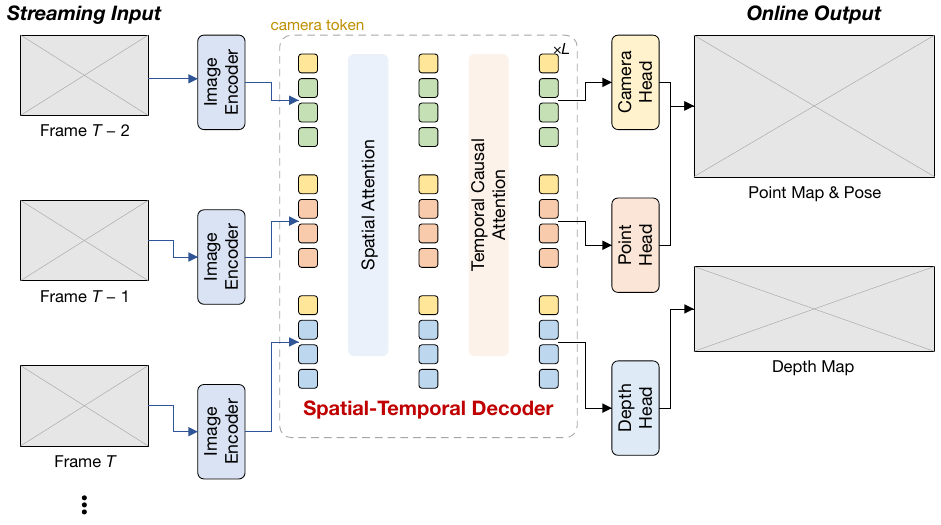
#> input picture assets/gallery/attention-tokens.png, 941 x 525 px
$ python -i imgcolor.py   (imports and definitions only)
#> lines starting #> are read from the running program, lines starting #| are printed output that depends on the picture
"""How much of a picture is painted in a given colour.

A class legend (car, bus, vegetation ...) explains colours that occur only
inside embedded renders, never on a vector shape, so "no shape uses this
fill" does not make such an entry an orphan.  The auditors look into the
pictures before they say so.

Occupancy, segmentation and point-cloud renders are shaded, so a pixel counts
for a legend colour when it is that colour times a brightness factor between
0.45 and 1.2 (Lambert shading, height tints), within a tolerance of 20 levels.
Calibrated on the qualitative figure of a CVPR submission (24 renders,
nuScenes-lidarseg palette): every one of the ten legend classes covers at
least 0.2 % of some render, while colours absent from the palette stay at or
below 0.006 %.  Grey and pale colours match backgrounds and anti-aliasing
everywhere, so only saturated legend colours are looked for.

Decoding needs Pillow or PyMuPDF.  Without either ``available()`` is False
and callers report that instead of guessing.
"""

import io

SHADE = (0.45, 1.2)
TOL = 20.0
MIN_SAT = 0.3
USED = 0.001          # 0.1 % of one picture's pixels
MAX_SIDE = 400


def _pil():
    try:
        from PIL import Image
        return Image
    except Exception:
        return None


# [6 lines left out: function _fitz, not called in this run]


def available():
    return _pil() is not None or _fitz() is not None


# [9 lines left out: function rgb, not called in this run]


def saturated(c):
    hi, lo = max(c), min(c)
    return hi > 0 and (hi - lo) / float(hi) >= MIN_SAT


def histogram(src):
    """``(pixels, [(count, (r, g, b)), ...])`` of a picture given as bytes or a
    path, subsampled (nearest neighbour, so no new colours) to MAX_SIDE.
    Transparent pixels count as white.  None if it cannot be decoded."""
    Image = _pil()
    if Image is not None:
        try:
            im = Image.open(io.BytesIO(src) if isinstance(src, bytes) else src)
#> im is the input picture: PIL image 941x525 RGB; mean R, G, B 240.2, 239.3, 238.6
            im.load()
            if im.mode in ("RGBA", "LA", "P", "PA"):
                im = im.convert("RGBA")
                bg = Image.new("RGBA", im.size, (255, 255, 255, 255))
                im = Image.alpha_composite(bg, im)
            im = im.convert("RGB")
            k = max(1, -(-max(im.size) // MAX_SIDE))
#> k = 3
            if k > 1:
                im = im.resize((max(1, im.width // k), max(1, im.height // k)), Image.NEAREST)
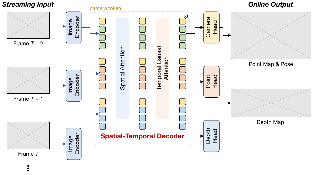
#> im: PIL image 313x175 RGB; mean R, G, B 240.5, 239.7, 238.9
            n = im.width * im.height
#> n = 54775
            return n, im.getcolors(n)
        except Exception:
            pass
    fitz = _fitz()
    if fitz is not None:
        try:
            pix = fitz.Pixmap(src)
            if pix.alpha:
                pix = fitz.Pixmap(pix, 0)
            if pix.colorspace is None or pix.colorspace.n != 3:
                pix = fitz.Pixmap(fitz.csRGB, pix)
            while max(pix.width, pix.height) > MAX_SIDE * 2:
                pix.shrink(1)
            cc = pix.color_count(colors=True)
            return pix.width * pix.height, [(n, tuple(c[:3])) for c, n in cc.items()]
        except Exception:
            pass
    return None


# [11 lines left out: function share, not called in this run]


def best_share(hists, c):
    return max((share(h, c) for h in hists if h), default=0.0)


class Pictures(object):
    """Colour histograms of a figure's pictures, decoded on first use.
    ``sources`` are paths or bytes; a subclass may override ``read``."""

    def __init__(self, sources=()):
        self.sources = list(sources)
        self._hists = None

    def __bool__(self):
        return bool(self.sources)

    __nonzero__ = __bool__

    def read(self, src):
        return src

    # [21 lines left out: functions hists, lookup, not called in this run]

>>> result = histogram('../../assets/gallery/attention-tokens.png')

$ run again, on assets/gallery/blindspot-teaser.png
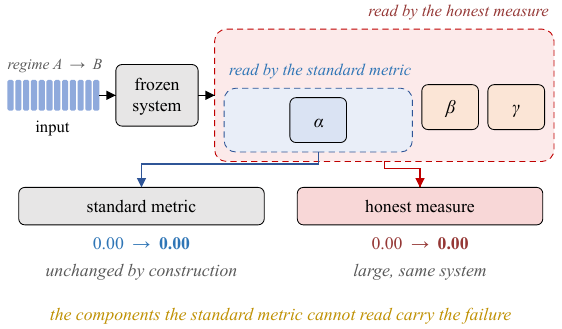
#> input picture assets/gallery/blindspot-teaser.png, 562 x 329 px
#> in histogram, im is the input picture: PIL image 562x329 RGB; mean R, G, B 241.4, 236.4, 236.9
#> in histogram, `im = im.resize((max(1, im.width // k), max(1, im.height // k)), Image...`:
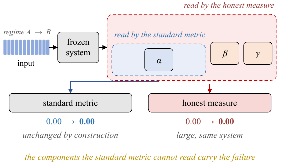
#> im: PIL image 281x164 RGB; mean R, G, B 241.3, 236, 236.5

$ run again, on assets/gallery/dual-branch.png
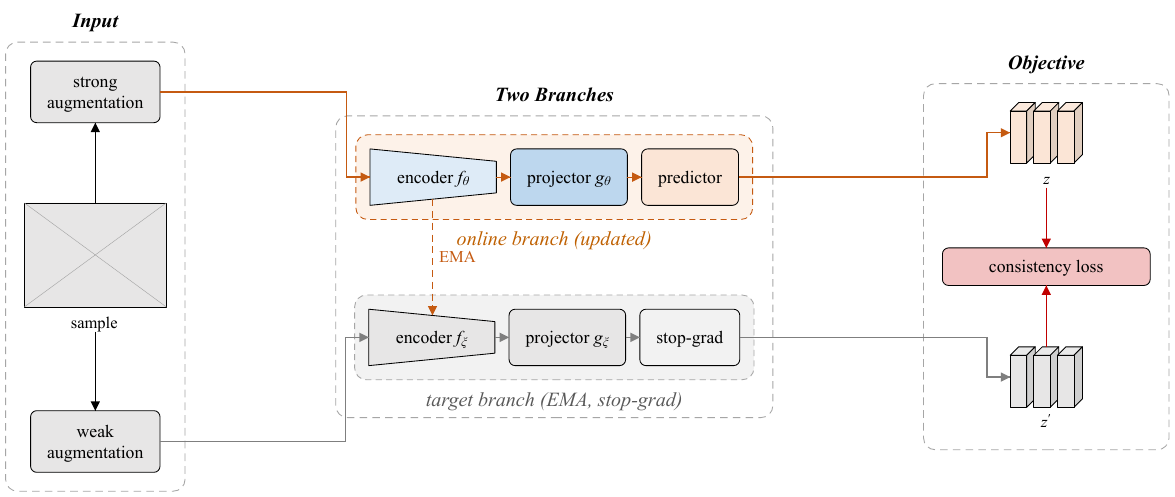
#> input picture assets/gallery/dual-branch.png, 1175 x 497 px
#> in histogram, im is the input picture: PIL image 1175x497 RGB; mean R, G, B 246.4, 245, 244.5
#> in histogram, `im = im.resize((max(1, im.width // k), max(1, im.height // k)), Image...`:
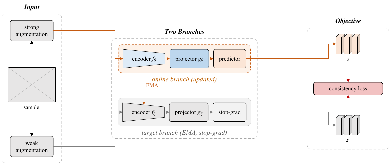
#> im: PIL image 391x165 RGB; mean R, G, B 246.5, 245, 244.5

$ run again, on assets/gallery/factorial-2x2.png
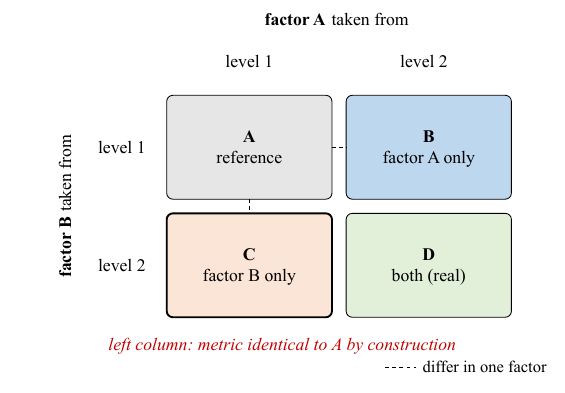
#> input picture assets/gallery/factorial-2x2.png, 565 x 393 px
#> in histogram, im is the input picture: PIL image 565x393 RGB; mean R, G, B 239.3, 239.9, 238.8
#> in histogram, `im = im.resize((max(1, im.width // k), max(1, im.height // k)), Image...`:
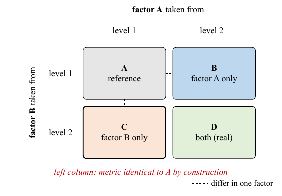
#> im: PIL image 282x196 RGB; mean R, G, B 238.5, 239, 237.9
